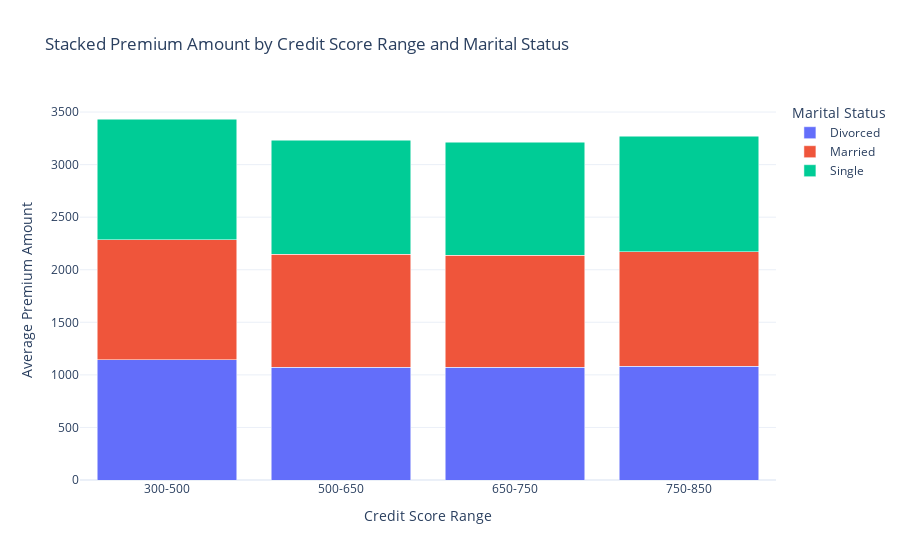

The code cell stored with this chart in its notebook:
### Code cell
# Define bins and labels
bins = [300, 500, 650, 750, 850]
labels = ['300-500', '500-650', '650-750', '750-850']

# Create a new column for bins
df['Credit Score Bin'] = pd.cut(df['Credit Score'], bins=bins, labels=labels, include_lowest=True)
# Group and aggregate
grouped_data = df.groupby(['Credit Score Bin', 'Marital Status'])['Premium Amount'].mean().reset_index()

fig = px.bar(grouped_data,
             x='Credit Score Bin',
             y='Premium Amount',
             color='Marital Status',
             barmode='stack',
             title='Stacked Premium Amount by Credit Score Range and Marital Status',
             template='plotly_white')

fig.update_layout(xaxis_title='Credit Score Range',
                  yaxis_title='Average Premium Amount',
                  legend_title='Marital Status')

fig.show()

### Figure 1 — Plotly figure (JSON) as saved in the notebook; plotly's stock layout.template omitted (floating-point values rounded to 4 significant figures)
{"data": [{"hovertemplate": "Marital Status=Divorced<br>Credit Score Bin=%{x}<br>Premium Amount=%{y}<extra></extra>", "legendgroup": "Divorced", "marker": {"color": "#636efa", "pattern": {"shape": ""}}, "name": "Divorced", "orientation": "v", "showlegend": true, "textposition": "auto", "type": "bar", "x": ["300-500", "500-650", "650-750", "750-850"], "xaxis": "x", "y": [1146.0, 1074.0, 1071.0, 1081.0], "yaxis": "y"}, {"hovertemplate": "Marital Status=Married<br>Credit Score Bin=%{x}<br>Premium Amount=%{y}<extra></extra>", "legendgroup": "Married", "marker": {"color": "#EF553B", "pattern": {"shape": ""}}, "name": "Married", "orientation": "v", "showlegend": true, "textposition": "auto", "type": "bar", "x": ["300-500", "500-650", "650-750", "750-850"], "xaxis": "x", "y": [1141.0, 1074.0, 1069.0, 1091.0], "yaxis": "y"}, {"hovertemplate": "Marital Status=Single<br>Credit Score Bin=%{x}<br>Premium Amount=%{y}<extra></extra>", "legendgroup": "Single", "marker": {"color": "#00cc96", "pattern": {"shape": ""}}, "name": "Single", "orientation": "v", "showlegend": true, "textposition": "auto", "type": "bar", "x": ["300-500", "500-650", "650-750", "750-850"], "xaxis": "x", "y": [1147.0, 1081.0, 1071.0, 1096.0], "yaxis": "y"}], "layout": {"barmode": "stack", "legend": {"title": {"text": "Marital Status"}, "tracegroupgap": 0}, "title": {"text": "Stacked Premium Amount by Credit Score Range and Marital Status"}, "xaxis": {"anchor": "y", "domain": [0, 1], "title": {"text": "Credit Score Range"}}, "yaxis": {"anchor": "x", "domain": [0, 1], "title": {"text": "Average Premium Amount"}}}}
